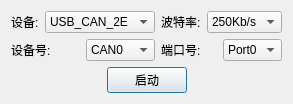
<?xml version="1.0" encoding="UTF-8"?>
<ui version="4.0">
 <class>DialogLogin</class>
 <widget class="QDialog" name="DialogLogin">
  <property name="geometry">
   <rect>
    <x>0</x>
    <y>0</y>
    <width>277</width>
    <height>103</height>
   </rect>
  </property>
  <property name="windowTitle">
   <string>login</string>
  </property>
  <layout class="QGridLayout" name="gridLayout">
   <item row="0" column="0">
    <layout class="QVBoxLayout" name="verticalLayout">
     <item>
      <layout class="QHBoxLayout" name="horizontalLayout">
       <item>
        <widget class="QLabel" name="label">
         <property name="text">
          <string>设备:</string>
         </property>
        </widget>
       </item>
       <item>
        <widget class="QComboBox" name="DevType">
         <item>
          <property name="text">
           <string>USB_CAN_2E</string>
          </property>
         </item>
         <item>
          <property name="text">
           <string>USB_CAN_E</string>
          </property>
         </item>
        </widget>
       </item>
      </layout>
     </item>
     <item>
      <layout class="QHBoxLayout" name="horizontalLayout_2">
       <item>
        <widget class="QLabel" name="label_2">
         <property name="text">
          <string>设备号:</string>
         </property>
        </widget>
       </item>
       <item>
        <widget class="QComboBox" name="CanIndex">
         <item>
          <property name="text">
           <string>CAN0</string>
          </property>
         </item>
         <item>
          <property name="text">
           <string>CAN1</string>
          </property>
         </item>
        </widget>
       </item>
      </layout>
     </item>
    </layout>
   </item>
   <item row="0" column="1">
    <layout class="QVBoxLayout" name="verticalLayout_2">
     <item>
      <layout class="QHBoxLayout" name="horizontalLayout_3">
       <item>
        <widget class="QLabel" name="label_3">
         <property name="text">
          <string>波特率:</string>
         </property>
        </widget>
       </item>
       <item>
        <widget class="QComboBox" name="BoardRate">
         <item>
          <property name="text">
           <string>250Kb/s</string>
          </property>
         </item>
         <item>
          <property name="text">
           <string>125Kb/s</string>
          </property>
         </item>
         <item>
          <property name="text">
           <string>500Kb/s</string>
          </property>
         </item>
        </widget>
       </item>
      </layout>
     </item>
     <item>
      <layout class="QHBoxLayout" name="horizontalLayout_4">
       <item>
        <widget class="QLabel" name="label_4">
         <property name="text">
          <string>端口号:</string>
         </property>
        </widget>
       </item>
       <item>
        <widget class="QComboBox" name="PortIndex">
         <item>
          <property name="text">
           <string>Port0</string>
          </property>
         </item>
         <item>
          <property name="text">
           <string>Port1</string>
          </property>
         </item>
        </widget>
       </item>
      </layout>
     </item>
    </layout>
   </item>
   <item row="1" column="0" colspan="2">
    <layout class="QHBoxLayout" name="horizontalLayout_5">
     <item>
      <spacer name="horizontalSpacer">
       <property name="orientation">
        <enum>Qt::Horizontal</enum>
       </property>
       <property name="sizeHint" stdset="0">
        <size>
         <width>89</width>
         <height>20</height>
        </size>
       </property>
      </spacer>
     </item>
     <item>
      <widget class="QPushButton" name="pushButton">
       <property name="text">
        <string>启动</string>
       </property>
      </widget>
     </item>
     <item>
      <spacer name="horizontalSpacer_2">
       <property name="orientation">
        <enum>Qt::Horizontal</enum>
       </property>
       <property name="sizeHint" stdset="0">
        <size>
         <width>89</width>
         <height>20</height>
        </size>
       </property>
      </spacer>
     </item>
    </layout>
   </item>
  </layout>
 </widget>
 <resources/>
 <connections/>
</ui>
